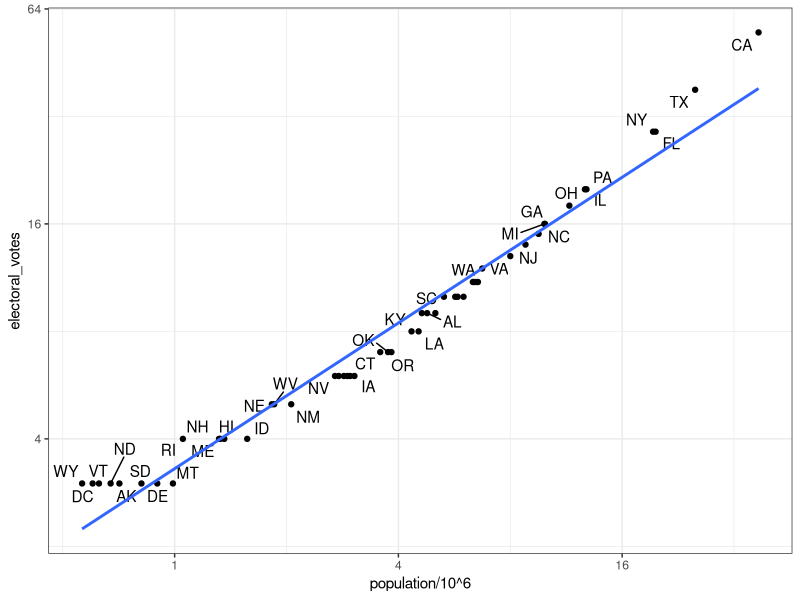

Here is the R script that generated this plot:
## ---- chunk 1
library(tidyverse)
library(ggrepel)
library(dslabs)
ds_theme_set()
## ---- chunk 2
data(murders)
head(murders)
## ---- chunk 3
data(polls_us_election_2016)
head(results_us_election_2016)
## ---- chunk 4
identical(results_us_election_2016$state, murders$state)
## ---- chunk 5
tab <- left_join(murders, results_us_election_2016, by = "state")
head(tab)
## ---- chunk 6
tab %>% ggplot(aes(population/10^6, electoral_votes, label = abb)) +
  geom_point() +
  geom_text_repel() + 
  scale_x_continuous(trans = "log2") +
  scale_y_continuous(trans = "log2") +
  geom_smooth(method = "lm", se = FALSE)
## ---- chunk 7
tab1 <- slice(murders, 1:6) %>% select(state, population)
tab1
## ---- chunk 8
tab2 <- slice(results_us_election_2016, c(1:3, 5, 7:8)) %>% select(state, electoral_votes)
tab2
## ---- chunk 9
left_join(tab1, tab2)
## ---- chunk 10
tab1 %>% left_join(tab2)
## ---- chunk 11
tab1 %>% right_join(tab2)
## ---- chunk 12
inner_join(tab1, tab2)
## ---- chunk 13
full_join(tab1, tab2)
## ---- chunk 14
semi_join(tab1, tab2)
## ---- chunk 15
anti_join(tab1, tab2)
## ---- chunk 16
bind_cols(a = 1:3, b = 4:6)
## ---- chunk 17
tab1 <- tab[, 1:3]
tab2 <- tab[, 4:6]
tab3 <- tab[, 7:9]
new_tab <- bind_cols(tab1, tab2, tab3)
head(new_tab)
## ---- chunk 18
tab1 <- tab[1:2,]
tab2 <- tab[3:4,]
bind_rows(tab1, tab2)
## ---- chunk 19
intersect(1:10, 6:15)
## ---- chunk 20
intersect(c("a","b","c"), c("b","c","d"))
## ---- chunk 21
tab1 <- tab[1:5,]
tab2 <- tab[3:7,]
intersect(tab1, tab2)
## ---- chunk 22
union(1:10, 6:15)
## ---- chunk 23
union(c("a","b","c"), c("b","c","d"))
## ---- chunk 24
tab1 <- tab[1:5,]
tab2 <- tab[3:7,]
union(tab1, tab2)
## ---- chunk 25
setdiff(1:10, 6:15)
setdiff(6:15, 1:10)
## ---- chunk 26
tab1 <- tab[1:5,]
tab2 <- tab[3:7,]
setdiff(tab1, tab2)
## ---- chunk 27
setequal(1:5, 1:6)
## ---- chunk 28
setequal(1:5, 5:1)
## ---- chunk 29
setequal(tab1, tab2)
